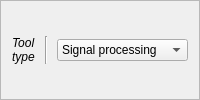
             <widget class="QFrame" name="frame_2">
              <property name="frameShape">
               <enum>QFrame::StyledPanel</enum>
              </property>
              <property name="frameShadow">
               <enum>QFrame::Raised</enum>
              </property>
              <layout class="QGridLayout" name="gridLayout_26">
               <item row="0" column="1">
                <widget class="Line" name="line_39">
                 <property name="minimumSize">
                  <size>
                   <width>10</width>
                   <height>0</height>
                  </size>
                 </property>
                 <property name="orientation">
                  <enum>Qt::Vertical</enum>
                 </property>
                </widget>
               </item>
               <item row="0" column="0">
                <widget class="QLabel" name="label_78">
                 <property name="font">
                  <font>
                   <italic>true</italic>
                  </font>
                 </property>
                 <property name="text">
                  <string>Tool
type</string>
                 </property>
                </widget>
               </item>
               <item row="0" column="2">
                <widget class="QComboBox" name="_tool_pick">
                 <property name="toolTip">
                  <string>&lt;html&gt;&lt;head/&gt;&lt;body&gt;&lt;p&gt;Select the panel type to control&lt;/p&gt;&lt;/body&gt;&lt;/html&gt;</string>
                 </property>
                 <item>
                  <property name="text">
                   <string>Signal processing</string>
                  </property>
                 </item>
                 <item>
                  <property name="text">
                   <string>Re-referencing</string>
                  </property>
                 </item>
                </widget>
               </item>
               <item row="1" column="2">
                <spacer name="horizontalSpacer_47">
                 <property name="orientation">
                  <enum>Qt::Horizontal</enum>
                 </property>
                 <property name="sizeHint" stdset="0">
                  <size>
                   <width>40</width>
                   <height>0</height>
                  </size>
                 </property>
                </spacer>
               </item>
              </layout>
             </widget>
